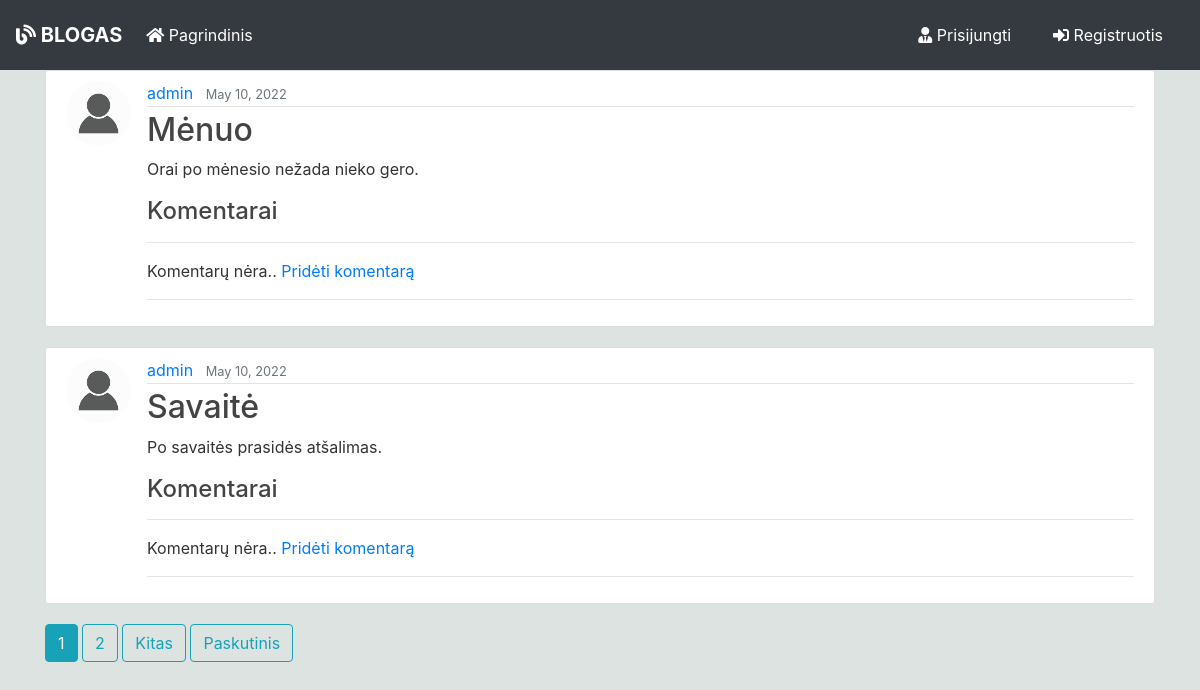
The app's page /, older data.
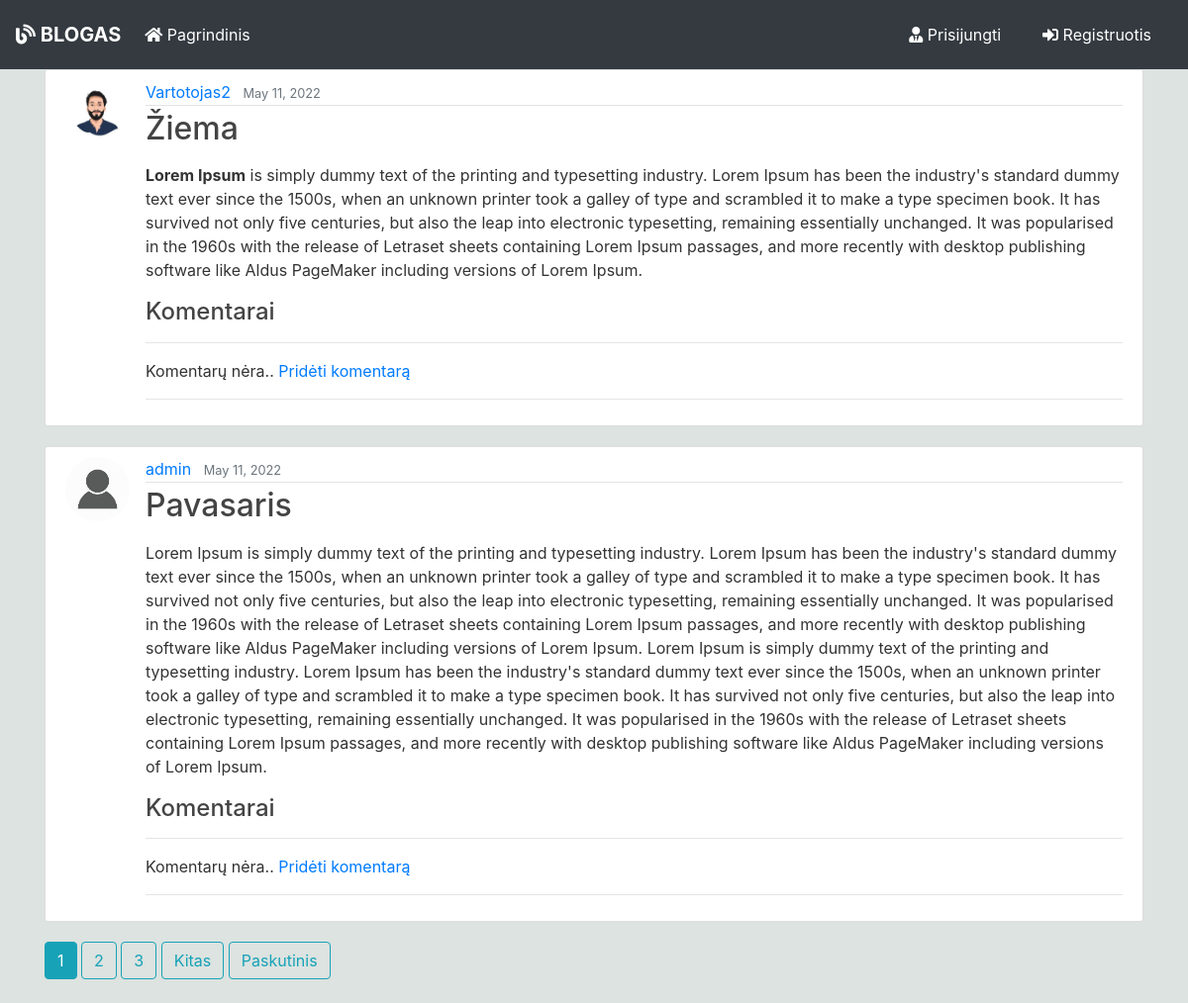
The same page, newer data.
### blog/models.py (models this page shows, shortened)
class Post(models.Model):
    title = models.CharField(max_length=100)
    content = HTMLField('Content', null=True)
    date_posted = models.DateTimeField(default=timezone.now)
    author = models.ForeignKey(User, on_delete=models.CASCADE)

### users/models.py (models this page shows, shortened)
class Profile(models.Model):
    user = models.OneToOneField(User, on_delete=models.CASCADE)
    image = models.ImageField(default='default.jpg', upload_to='profile_pics')

### blog/views.py (the view)
# urls.py: path('', PostListView.as_view(), name='blog-home'),
class PostListView(ListView):
    model = Post
    template_name = 'blog/home.html'
    context_object_name = 'posts'
    ordering = ['-date_posted']
    paginate_by = 2

### blog/templates/blog/home.html (shortened to what this page needs)
{% extends "blog/base.html" %}
{% block content %}
    {% for post in posts %}
        <article class="media content-section">
          <img class="rounded-circle article-img" src="{{ post.author.profile.image.url }}">
          <div class="media-body">
            <div class="article-metadata">
              <a class="mr-2" href="{% url 'user-posts' post.author.username %}">{{ post.author }}</a>
              <small class="text-muted">{{ post.date_posted|date:"F d, Y" }}</small>
            </div>
            <h2><a class="article-title" href="{% url 'post-detail' post.id %}">{{ post.title }}</a></h2>
            <p class="article-content">{{ post.content  | safe }}</p>
                    <h4> Komentarai </h4>
                    <hr>
              {% if not post.comments.all %}
                        Komentarų nėra.. <a href="#">
                        Pridėti komentarą </a>
              {% endif %}
              <hr>
          </div>
        </article>
    {% endfor %}
    {% if is_paginated %}
      {% for num in page_obj.paginator.page_range %}
        {% if page_obj.number == num %}
          <a class="btn btn-info mb-4" href="?page={{ num }}">{{ num }}</a>
        {% elif num > page_obj.number|add:'-3' and num < page_obj.number|add:'3' %}
          <a class="btn btn-outline-info mb-4" href="?page={{ num }}">{{ num }}</a>
        {% endif %}
      {% endfor %}
      {% if page_obj.has_next %}
        <a class="btn btn-outline-info mb-4" href="?page={{ page_obj.next_page_number }}">Kitas</a>
        <a class="btn btn-outline-info mb-4" href="?page={{ page_obj.paginator.num_pages }}">Paskutinis</a>
      {% endif %}
    {% endif %}
{% endblock content %}

Row changes from the older to the newer data that the page shows:
no longer on this page (row edited): Post: author.profile.image (placeholder picture), author "admin", date_posted "May 10, 2022", title "Mėnuo", content "Orai po mėnesio nežada nieko gero.", shows "Komentarų nėra.."
no longer on this page (row edited): Post: author.profile.image (placeholder picture), author "admin", date_posted "May 10, 2022", title "Savaitė", content "Po savaitės prasidės atšalimas.", shows "Komentarų nėra.."
added Post: author.profile.image (picture), author "Vartotojas2", date_posted "May 11, 2022", title "Žiema", content "Lorem Ipsum is simply dummy text of the printing and typesetting industry. Lorem Ipsum has been the industry's standard dummy text ever since the 1500s, when an unknown printer took a galley of type and scrambled it to make a type specimen book. It has survived not only five centuries, but also the leap into electronic typesetting, remaining essentially unchanged. It was popularised in the 1960s with the release of Letraset sheets containing Lorem Ipsum passages, and more recently with desktop publishing software like Aldus PageMaker including versions of Lorem Ipsum.", shows "Komentarų nėra.."
added Post: author.profile.image (placeholder picture), author "admin", date_posted "May 11, 2022", title "Pavasaris", content "Lorem Ipsum is simply dummy text of the printing and typesetting industry. Lorem Ipsum has been the industry's standard dummy text ever since the 1500s, when an unknown printer took a galley of type and scrambled it to make a type specimen book. It has survived not only five centuries, but also the leap into electronic typesetting, remaining essentially unchanged. It was popularised in the 1960s with the release of Letraset sheets containing Lorem Ipsum passages, and more recently with desktop publishing software like Aldus PageMaker including versions of Lorem Ipsum. Lorem Ipsum is simply dummy text of the printing and typesetting industry. Lorem Ipsum has been the industry's standard…", shows "Komentarų nėra.."
Text that changed along with them:
new list line: "3"
